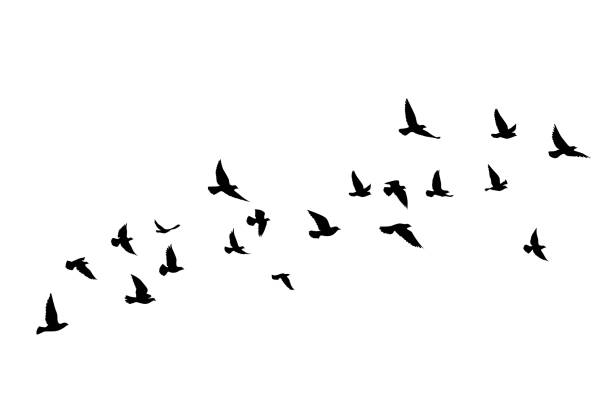
#> input picture images/birds.jpg, 612 x 408 px, found by its file name
$ python contour.py
#> lines starting #> are read from the running program, lines starting #| are printed output that depends on the picture; after the words box and inside, x2 and y2 are one past the last pixel; in counts of white or black regions, pixels touching at a corner belong together
import cv2

img_path = "./images/birds.jpg"
img = cv2.imread(img_path)
#> img is the input picture: shape (408, 612, 3); min 0, max 255, mean 248.5
img_gray = cv2.cvtColor(img,cv2.COLOR_BGR2GRAY)

#thresholding inverting colors
ret, img_threshold = cv2.threshold(img_gray, 120, 255, cv2.THRESH_BINARY_INV)
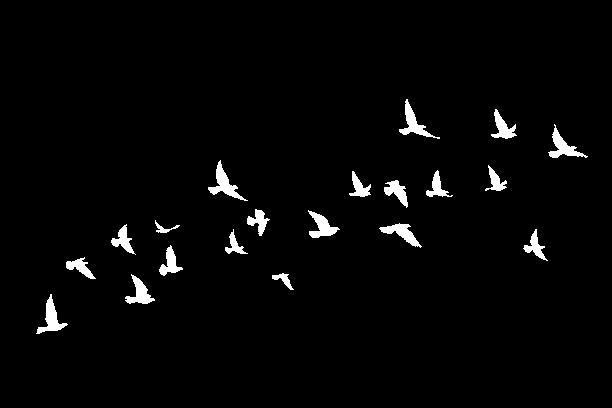
#> img_threshold: shape (408, 612); 2.5% white; 20 white regions

#getting the contours
contours, hierarchy = cv2.findContours(img_threshold, cv2.RETR_TREE, cv2.CHAIN_APPROX_SIMPLE)
#> contours = 20 contours; largest, box (x1, y1, x2, y2) and area: (208, 160, 248, 201) 405, (36, 294, 68, 334) 366, (548, 124, 588, 158) 362, (399, 99, 440, 139) 360, (308, 210, 340, 238) 344

for cnt in contours:
    if cv2.contourArea(cnt) > 20:
        #cv2.drawContours(img, cnt, -1, (0,255,0), 1)
        x, y, w, h = cv2.boundingRect(cnt)
        cv2.rectangle(img, (x,y), (x+w, y+h), (0, 255, 0), 3)
#> this loop made 20 passes
#> (x, y, w, h) on passes 1 to 12: (36, 294, 32, 40), (125, 274, 30, 30), (272, 273, 22, 17), (66, 257, 30, 22), (159, 245, 24, 31), (523, 229, 25, 32), (225, 229, 23, 25), (111, 224, 25, 31), (379, 223, 43, 25), (155, 220, 25, 13), (308, 210, 32, 28), (247, 209, 23, 27)
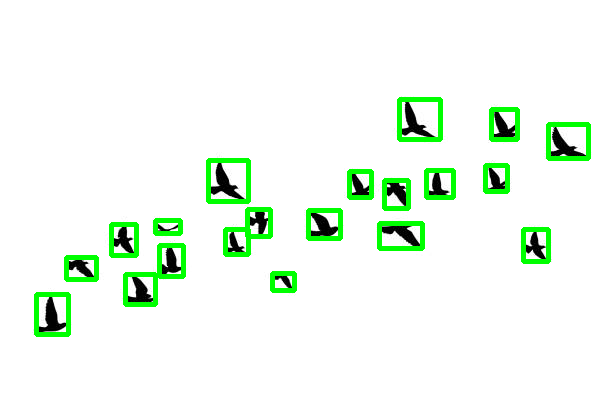
#> img: shape (408, 612, 3); 4.48% of pixels changed, all inside (x1, y1, x2, y2) = (34, 97, 591, 337)

cv2.imshow("img", img)
cv2.imshow("img1", img_threshold)
cv2.waitKey(0)
